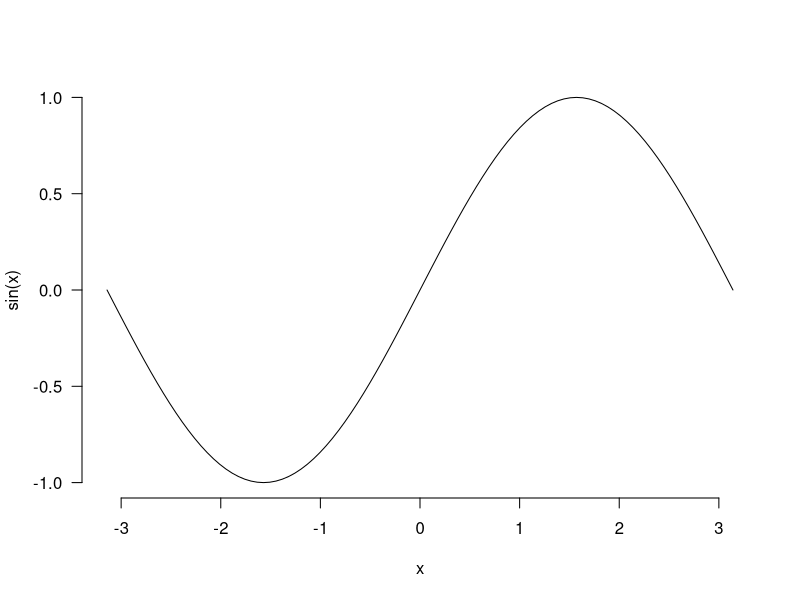

The R source for this figure:
## ---- chunk 1
#| fig-height: 4
#| fig-width: 6
#| out-width: 80%
rnorm(3)
curve(sin, -pi, pi, bty = "n", las = 1)
